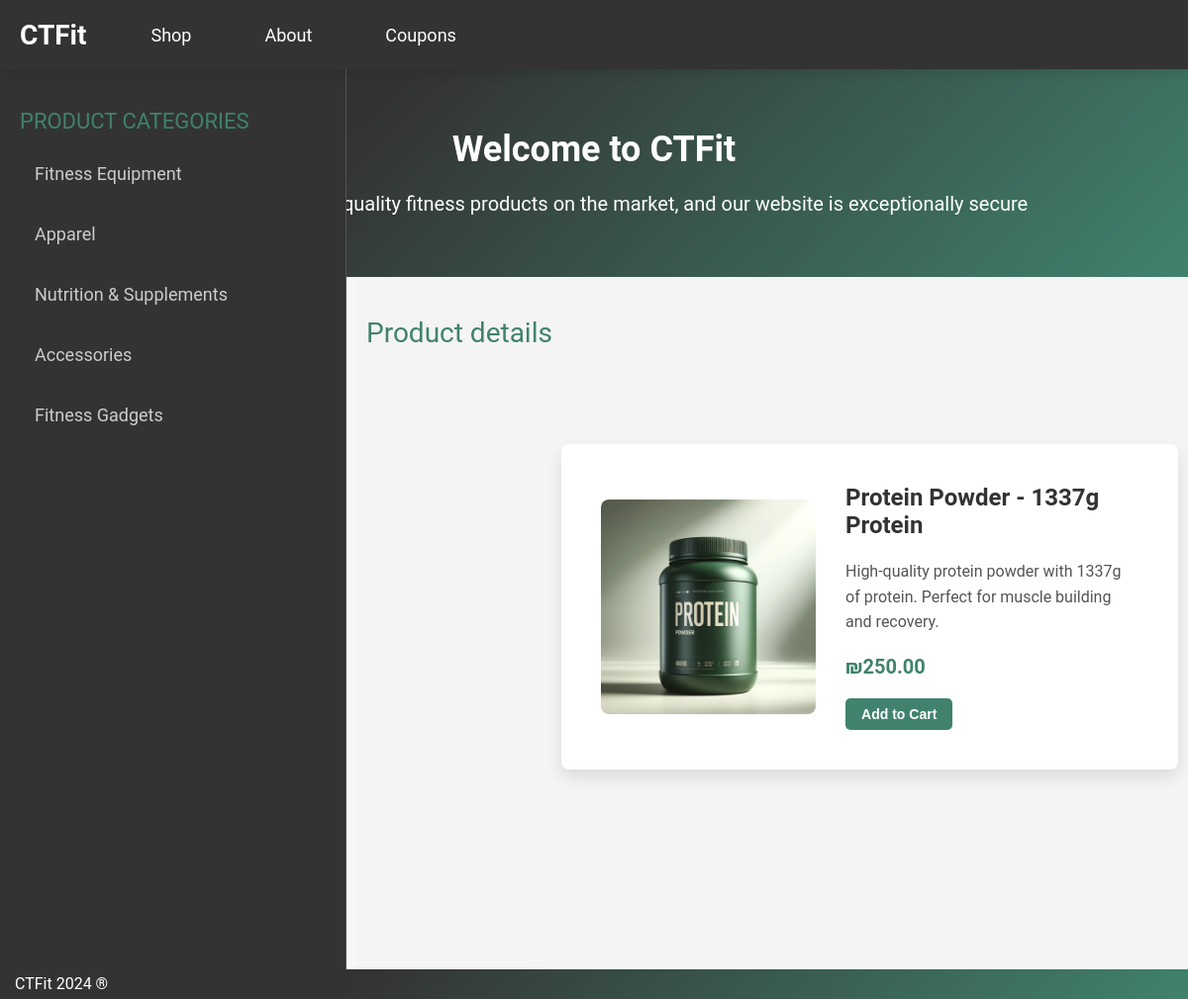
The page /product.php?title=Protein+Powder+-+1337g+Protein on the database its author committed.
### tables this page shows
CREATE TABLE `products_2` (
  `id` int NOT NULL,
  `image` varchar(255) NOT NULL,
  `title` varchar(255) NOT NULL,
  `price` varchar(10) NOT NULL,
  `description` text NOT NULL,
  `category` varchar(100) NOT NULL,
  `meta_description` varchar(255) NOT NULL,
  `meta_keywords` varchar(255) NOT NULL
);

### php/functions.php (called while the page is built, shortened)
<?php
function dbConnect(){
    $mysqli = new mysqli(SERVER, USERNAME, PASSWORD, DATABASE);
    if($mysqli->connect_errno != 0){
        return FALSE;
    }else{
        return $mysqli;
    }
}
function getCategories(){
    $mysqli = dbConnect();
    $result = $mysqli->query("SELECT DISTINCT category FROM products_2");
    while($row = $result->fetch_assoc()){
        $categories[] = $row;
    }
    return $categories;
}
function getProductByTitle($title){
    $mysqli = dbConnect();
    $stmt = $mysqli->prepare("SELECT * FROM products_2 WHERE title = ?");
    $stmt->bind_param("s", $title);
    $stmt->execute();
    $result = $stmt->get_result();
    $data = $result->fetch_all(MYSQLI_ASSOC);
    return $data;
}

### product.php (the view, shortened to what this page needs)
<?php require "php/functions.php" ?>
<?php
    if (isset($_GET["title"])) {
        $title = urldecode($_GET["title"]);
        $product = getProductByTitle($title);
    }
?>
<!DOCTYPE html>
<html lang="en">
<head>
    <link rel="stylesheet" href="css/style.css">
</head>
<body>
    <?php include "includes/nav.php" ?>
    <?php include "includes/header.php" ?>
    <main>
        <div class="left">
            <div class="section-title">Product Categories</div>
            <?php $categories = getCategories(); ?>
            <?php
                foreach ($categories as $category) {
                   ?>
                        <a href="category.php?category=<?php echo urlencode($category['category']) ?>">
                            <?php echo ucfirst($category['category']) ?>
                        </a>
                    <?php
                }
            ?>
        </div>
        <div class="right">
            <div class="section-title">Product details</div>
            <?php if (!empty($product)) : ?>
                <div class="product-details">
                    <img src="<?php echo "products/{$product[0]['image']}" ?>" alt="">
                    <div class="product-info">
                        <h1 class="title"><?php echo htmlspecialchars($product[0]['title']) ?></h1>
                        <p class="description"><?php echo htmlspecialchars($product[0]['description']) ?></p>
                        <p class="price"><?php echo htmlspecialchars($product[0]['price']) ?></p>
                        <button class="add-to-cart">Add to Cart</button>
                    </div>
                </div>
            <?php else : ?>
                <p>Sorry, the product you are looking for could not be found.</p>
            <?php endif; ?>
        </div>
    </main>
    <?php include "includes/footer.php" ?>
</body>
</html>

### css/style.css (style rules this page uses)
* { margin: 0; padding: 0; box-sizing: border-box; }
html, body { height: 100%; margin: 0; padding: 0; font-family: 'Roboto', sans-serif; color: #333; background-color: #f7f7f7; }
main { display: flex; height: calc(100vh - 70px); margin-top: 0; }
main .left { background-color: #333; border-right: thin solid #555; padding: 20px; color: #ccc; width: 350px; position: fixed; top: 70px; left: 0; bottom: 0; }
main .left .section-title { font-size: 22px; margin-bottom: 20px; margin-top: 20px; color: #40826D; text-transform: uppercase; }
main .left a { display: block; text-decoration: none; color: #ccc; font-size: 18px; margin-bottom: 20px; padding: 10px 15px; border-radius: 5px; transition: background-color 0.3s, color 0.3s; }
main .right { flex-grow: 1; padding: 40px 10px; margin-left: 360px; background-color: #f4f4f4; }
main .right .section-title { font-size: 28px; color: #40826D; margin-bottom: 20px; }
main .right .description { margin-top: 5px; color: #777; font-size: 16px; line-height: 24px; }
main .right .price { font-size: 24px; margin-top: 15px; color: #40826D; }

### product.php (style rules this page uses)
.product-details { display: flex; align-items: center; justify-content: center; padding: 40px; background-color: #fff; border-radius: 8px; box-shadow: 0 8px 16px rgba(0, 0, 0, 0.1); margin-top: 12vh; margin-left: 24%; max-width: 800px; }
.product-details img { width: 40%; max-width: 250px; margin-right: 30px; border-radius: 8px; transition: transform 0.3s ease; }
.product-details .product-info { flex: 1; text-align: left; }
.product-details .product-info .title { font-size: 24px; font-weight: bold; color: #333; margin-bottom: 20px; }
.product-details .product-info .description { font-size: 16px; color: #555; margin-bottom: 20px; line-height: 1.6; }
.product-details .product-info .price { font-size: 20px; color: #40826D; font-weight: bold; margin-bottom: 20px; }
.product-details .product-info .add-to-cart { padding: 8px 16px; background-color: #40826D; color: white; border: none; border-radius: 5px; cursor: pointer; font-size: 14px; font-weight: bold; transition: background-color 0.3s ease, transform 0.3s ease; }

### rows shown on the page
products_2: image (picture), title "Protein Powder - 1337g Protein", description "High-quality protein powder with 1337g of protein. Perfect for muscle building and recovery.", price "₪250.00"

### other values the page prints
$category['category'] "Fitness Equipment"
$category['category'] "Apparel"
$category['category'] "Nutrition & Supplements"
$category['category'] "Accessories"
$category['category'] "Fitness Gadgets"
